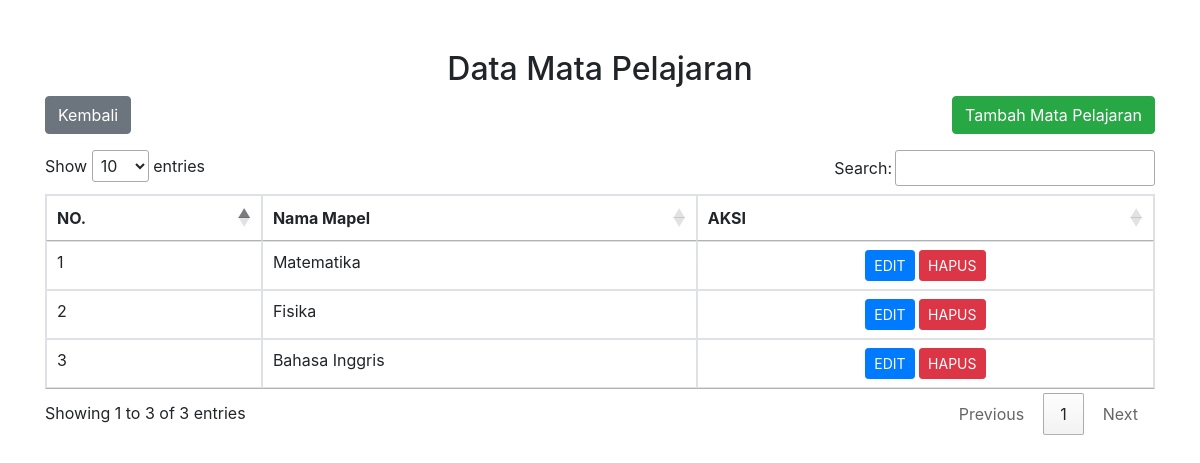
Screenshot of /mapel/index-mapel.php with the database file from the repository.
### tables this page shows
CREATE TABLE `mapel` (
  `id_mapel` int NOT NULL,
  `nama_mapel` varchar(200) NOT NULL
);

### mapel/mapel.php (called while the page is built, shortened)
<?php
class Mapel
{
    private $db;
    private $table = 'mapel';
    public function __construct($db)
    {
        $this->db = $db;
    }
    public function indexMapel()
    {
        $query = "SELECT * FROM {$this->table}";
        return $this->db->query($query);
    }
}
$db = new Database();
$connection = $db->getConnection();
$mapel = new mapel($connection);
$all_mapel = $mapel->indexMapel();

### mapel/index-mapel.php (the view, shortened to what this page needs)
<?php
include_once 'mapel.php';
?>
<!DOCTYPE html>
<html lang="en">
<head>
    <link rel="stylesheet" href="https://stackpath.bootstrapcdn.com/bootstrap/4.4.1/css/bootstrap.min.css">
    <link rel="stylesheet" href="//cdn.datatables.net/1.10.20/css/jquery.dataTables.min.css">
</head>
<body>
    <div class="container" style="margin-top: 50px;">
        <div class="row">
            <div class="col-md-12">
                <h2 class="text-center">Data Mata Pelajaran</h2>
                <div class="d-flex justify-content-between mb-3">
                    <a href="../index.php" class="btn btn-secondary">Kembali</a>
                    <a href="add-mapel.php" class="btn btn-success">Tambah Mata Pelajaran</a>
                </div>
                <table class="table table-bordered" id="myTable">
                    <thead>
                        <tr>
                            <th scope="col">NO.</th>
                            <th scope="col">Nama Mapel</th>
                            <th scope="col">AKSI</th>
                        </tr>
                    </thead>
                    <tbody>
                        <?php $no = 1;
                        while ($row = $all_mapel->fetch_assoc()): ?>
                            <tr>
                                <td><?php echo $no++ ?></td>
                                <td><?php echo $row['nama_mapel'] ?></td>
                                <td class="text-center">
                                    <a href="edit-mapel.php?id=<?php echo $row['id_mapel'] ?>" class="btn btn-sm btn-primary">EDIT</a>
                                    <a href="delete-mapel.php?id=<?php echo $row['id_mapel'] ?>" class="btn btn-sm btn-danger">HAPUS</a>
                                </td>
                            </tr>
                        <?php endwhile; ?>
                    </tbody>
                </table>
            </div>
        </div>
    </div>
</body>
</html>

### rows the page displays
mapel: nama_mapel "Matematika"
mapel: nama_mapel "Fisika"
mapel: nama_mapel "Bahasa Inggris"
